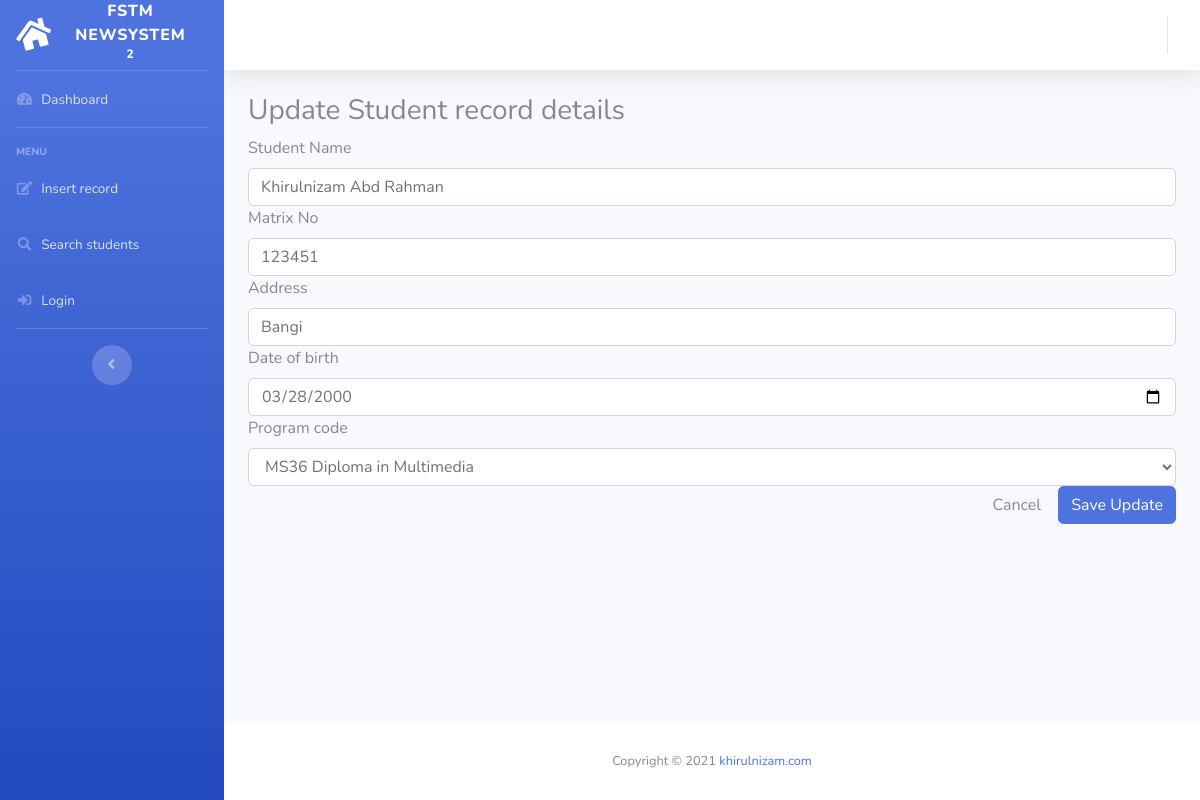
Screenshot of /formupdate.php?x=1 with the database file from the repository.
### tables this page shows
CREATE TABLE IF NOT EXISTS `students` (
  `id` int(11) unsigned NOT NULL AUTO_INCREMENT,
  `matrixno` varchar(10) NOT NULL,
  `name` varchar(50) DEFAULT NULL,
  `address` blob,
  `dob` date DEFAULT NULL,
  `programcode` varchar(6) DEFAULT NULL,
  `rshortcourses` varchar(255) DEFAULT NULL,
  PRIMARY KEY (`matrixno`),
  KEY `id` (`id`)
);

### formupdate.php (the view, shortened to what this page needs)
<?php
include "include/header.template.php";
include "include/dbconnect.php";
$x=$_GET['x'];
$sql="SELECT * FROM students
	WHERE id='$x' ";
$result=mysqli_query($conn,$sql);
if(mysqli_num_rows($result)==0){
	echo "<div class='alert alert-warning'>";
	echo " No with id:$x record found</div>";
	$name="";
	$matrixno="";
	$address="";
	$dob="";
}
else{
	$record=mysqli_fetch_assoc($result);
	$name=$record['name'];
	$matrixno=$record['matrixno'];
	$address=$record['address'];
	$dob=$record['dob'];
	$programcode=$record['programcode'];
}
?>
<h3>Update Student record details</h3>
<form action="saveupdate.php" method="post">
	<label for="name">Student Name</label>
	<input type="text" name="name" class="form-control"
		value="<?php echo $name; ?>">
	<label for="matrixno">Matrix No</label>
	<input type="text" name="matrixno" class="form-control"
		value="<?php echo $matrixno; ?>">
	<label for="address">Address</label>
	<input type="text" name="address" class="form-control"
		value="<?php echo $address; ?>">
	<label for="dob">Date of birth</label>
	<input type="date" name="dob" class="form-control"
		value="<?php echo $dob; ?>">
	<label for="programcode">Program code</label>
	<select name="programcode" class="form-control">
		<?php
		$sql2="SELECT * FROM programs";
		$result2=mysqli_query($conn,$sql2);
		while($rec2=mysqli_fetch_assoc($result2)){
			$pname=$rec2['programname'];
			$pcode=$rec2['programcode'];
			if($programcode==$pcode){
				echo "<option selected value='$pcode'>$pcode $pname</option>";
			}else{
				echo "<option value='$pcode'>$pcode $pname</option>";
			}
		}
		?>
	</select>
	<div class="float-right">
		<button type="button" class ="btn btn-default"
		onclick="window.history.back();">
		Cancel</button>
		<button type="submit" class ="btn btn-primary">
		Save Update</button>
	</div>
</form>
<?php
include "include/footer.template.php";
?>

### rows the page displays
students: name "Khirulnizam Abd Rahman", matrixno "123451", address "Bangi", dob "03/28/2000"

### other values shown
date ("Y") "2021"
form field programcode "MS36 Diploma in Multimedia"
